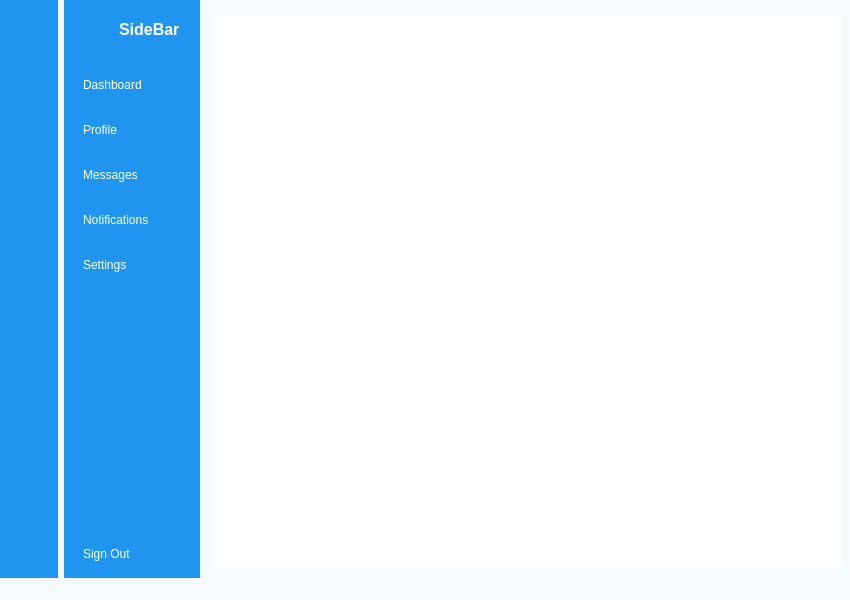
<?xml version="1.0" encoding="UTF-8"?>
<ui version="4.0">
 <class>MainWindow</class>
 <widget class="QMainWindow" name="MainWindow">
  <property name="geometry">
   <rect>
    <x>0</x>
    <y>0</y>
    <width>850</width>
    <height>600</height>
   </rect>
  </property>
  <property name="windowTitle">
   <string>MainWindow</string>
  </property>
  <property name="styleSheet">
   <string notr="true">background-color: rgb(245, 250, 254);</string>
  </property>
  <widget class="QWidget" name="centralwidget">
   <layout class="QGridLayout" name="gridLayout">
    <property name="leftMargin">
     <number>0</number>
    </property>
    <property name="topMargin">
     <number>0</number>
    </property>
    <property name="rightMargin">
     <number>0</number>
    </property>
    <property name="bottomMargin">
     <number>0</number>
    </property>
    <item row="0" column="2">
     <widget class="QWidget" name="main_menu" native="true">
      <layout class="QVBoxLayout" name="verticalLayout_5">
       <item>
        <widget class="QWidget" name="header_widget" native="true">
         <widget class="QPushButton" name="pushButton_15">
          <property name="geometry">
           <rect>
            <x>557</x>
            <y>13</y>
            <width>24</width>
            <height>20</height>
           </rect>
          </property>
          <property name="styleSheet">
           <string notr="true">border:none;</string>
          </property>
          <property name="text">
           <string/>
          </property>
          <property name="icon">
           <iconset resource="resources.qrc">
            <normaloff>:/images/image.png</normaloff>:/images/image.png</iconset>
          </property>
         </widget>
         <widget class="QPushButton" name="pushButton_14">
          <property name="geometry">
           <rect>
            <x>269</x>
            <y>13</y>
            <width>24</width>
            <height>20</height>
           </rect>
          </property>
          <property name="styleSheet">
           <string notr="true">border-radius: 10px;
background-color: rgb(234, 234, 234);</string>
          </property>
          <property name="text">
           <string/>
          </property>
          <property name="icon">
           <iconset resource="resources.qrc">
            <normaloff>:/images/search.png</normaloff>:/images/search.png</iconset>
          </property>
         </widget>
         <widget class="QPushButton" name="menu">
          <property name="geometry">
           <rect>
            <x>12</x>
            <y>13</y>
            <width>24</width>
            <height>20</height>
           </rect>
          </property>
          <property name="styleSheet">
           <string notr="true">border:none;</string>
          </property>
          <property name="text">
           <string/>
          </property>
          <property name="icon">
           <iconset resource="resources.qrc">
            <normaloff>:/images/menu.png</normaloff>:/images/menu.png</iconset>
          </property>
          <property name="checkable">
           <bool>true</bool>
          </property>
         </widget>
         <widget class="QLineEdit" name="lineEdit">
          <property name="geometry">
           <rect>
            <x>43</x>
            <y>12</y>
            <width>137</width>
            <height>22</height>
           </rect>
          </property>
         </widget>
        </widget>
       </item>
       <item>
        <widget class="QStackedWidget" name="stackedWidget">
         <property name="styleSheet">
          <string notr="true">background-color: rgb(255, 255, 255);</string>
         </property>
         <widget class="QWidget" name="dashboard_page"/>
         <widget class="QWidget" name="profile_page"/>
         <widget class="QWidget" name="messages_page"/>
         <widget class="QWidget" name="notifications_page"/>
         <widget class="QWidget" name="settings_page"/>
        </widget>
       </item>
      </layout>
     </widget>
    </item>
    <item row="0" column="0">
     <widget class="QWidget" name="icon_only_widget" native="true">
      <property name="styleSheet">
       <string notr="true">QWidget{
background-color: rgb(31, 149, 239);
}
QPushButton {
	color:white;
	height:30px;
	border:none;
}
QPushButton:checked{
	background-color:#F5FAFE;
	color:#1F95EF;
	font-weight:bold;
}</string>
      </property>
      <layout class="QVBoxLayout" name="verticalLayout_3">
       <item>
        <layout class="QHBoxLayout" name="horizontalLayout_3">
         <item>
          <widget class="QLabel" name="label">
           <property name="minimumSize">
            <size>
             <width>40</width>
             <height>40</height>
            </size>
           </property>
           <property name="maximumSize">
            <size>
             <width>40</width>
             <height>40</height>
            </size>
           </property>
           <property name="text">
            <string/>
           </property>
           <property name="pixmap">
            <pixmap resource="resources.qrc">:/images/profile_pic.png</pixmap>
           </property>
           <property name="scaledContents">
            <bool>true</bool>
           </property>
          </widget>
         </item>
        </layout>
       </item>
       <item>
        <layout class="QVBoxLayout" name="verticalLayout">
         <property name="spacing">
          <number>15</number>
         </property>
         <property name="topMargin">
          <number>15</number>
         </property>
         <item>
          <widget class="QPushButton" name="dashboard_1">
           <property name="text">
            <string/>
           </property>
           <property name="icon">
            <iconset resource="resources.qrc">
             <normaloff>:/images/dashboard_white.png</normaloff>
             <normalon>:/images/dashboard.png</normalon>:/images/dashboard_white.png</iconset>
           </property>
           <property name="checkable">
            <bool>true</bool>
           </property>
           <property name="autoExclusive">
            <bool>true</bool>
           </property>
          </widget>
         </item>
         <item>
          <widget class="QPushButton" name="profile_1">
           <property name="text">
            <string/>
           </property>
           <property name="icon">
            <iconset resource="resources.qrc">
             <normaloff>:/images/profile_white.png</normaloff>
             <normalon>:/images/profile.png</normalon>:/images/profile_white.png</iconset>
           </property>
           <property name="checkable">
            <bool>true</bool>
           </property>
           <property name="autoExclusive">
            <bool>true</bool>
           </property>
          </widget>
         </item>
         <item>
          <widget class="QPushButton" name="messages_1">
           <property name="text">
            <string/>
           </property>
           <property name="icon">
            <iconset resource="resources.qrc">
             <normaloff>:/images/messages_white.png</normaloff>
             <normalon>:/images/messages.png</normalon>:/images/messages_white.png</iconset>
           </property>
           <property name="checkable">
            <bool>true</bool>
           </property>
           <property name="autoExclusive">
            <bool>true</bool>
           </property>
          </widget>
         </item>
         <item>
          <widget class="QPushButton" name="notifications_1">
           <property name="text">
            <string/>
           </property>
           <property name="icon">
            <iconset resource="resources.qrc">
             <normaloff>:/images/notifications_white.png</normaloff>
             <normalon>:/images/notifications.png</normalon>:/images/notifications_white.png</iconset>
           </property>
           <property name="checkable">
            <bool>true</bool>
           </property>
           <property name="autoExclusive">
            <bool>true</bool>
           </property>
          </widget>
         </item>
         <item>
          <widget class="QPushButton" name="settings_1">
           <property name="text">
            <string/>
           </property>
           <property name="icon">
            <iconset>
             <normaloff>images/settings_white.png</normaloff>
             <normalon>:/images/settings.png</normalon>images/settings_white.png</iconset>
           </property>
           <property name="checkable">
            <bool>true</bool>
           </property>
           <property name="autoExclusive">
            <bool>true</bool>
           </property>
          </widget>
         </item>
        </layout>
       </item>
       <item>
        <spacer name="verticalSpacer">
         <property name="orientation">
          <enum>Qt::Vertical</enum>
         </property>
         <property name="sizeHint" stdset="0">
          <size>
           <width>20</width>
           <height>205</height>
          </size>
         </property>
        </spacer>
       </item>
       <item>
        <widget class="QPushButton" name="pushButton_6">
         <property name="text">
          <string/>
         </property>
         <property name="icon">
          <iconset resource="resources.qrc">
           <normaloff>:/images/log_out_white.png</normaloff>:/images/log_out_white.png</iconset>
         </property>
         <property name="checkable">
          <bool>true</bool>
         </property>
        </widget>
       </item>
      </layout>
     </widget>
    </item>
    <item row="0" column="1">
     <widget class="QWidget" name="icon_name_widget" native="true">
      <property name="styleSheet">
       <string notr="true">QWidget{
	background-color: rgb(31, 149, 239);
	color:white;
}

QPushButton {
	color:white;
	text-align:left;
	height:30px;
	border:none;
	padding-left:10px;
	border-top-left-radius:10px;
	border-bottom-left-radius:10px;
}

QPushButton:checked{
	background-color:#F5FAFE;
	color:#1F95EF;
	font-weight:bold;
}
</string>
      </property>
      <layout class="QVBoxLayout" name="verticalLayout_4">
       <property name="rightMargin">
        <number>0</number>
       </property>
       <item>
        <layout class="QHBoxLayout" name="horizontalLayout_2">
         <property name="rightMargin">
          <number>20</number>
         </property>
         <item>
          <widget class="QLabel" name="label_2">
           <property name="minimumSize">
            <size>
             <width>40</width>
             <height>40</height>
            </size>
           </property>
           <property name="maximumSize">
            <size>
             <width>40</width>
             <height>40</height>
            </size>
           </property>
           <property name="text">
            <string/>
           </property>
           <property name="pixmap">
            <pixmap resource="resources.qrc">:/images/profile_pic.png</pixmap>
           </property>
           <property name="scaledContents">
            <bool>true</bool>
           </property>
          </widget>
         </item>
         <item>
          <widget class="QLabel" name="label_3">
           <property name="font">
            <font>
             <pointsize>12</pointsize>
             <weight>75</weight>
             <bold>true</bold>
            </font>
           </property>
           <property name="text">
            <string>SideBar</string>
           </property>
          </widget>
         </item>
        </layout>
       </item>
       <item>
        <layout class="QVBoxLayout" name="verticalLayout_2">
         <property name="spacing">
          <number>15</number>
         </property>
         <property name="topMargin">
          <number>15</number>
         </property>
         <item>
          <widget class="QPushButton" name="dashboard_2">
           <property name="text">
            <string>Dashboard</string>
           </property>
           <property name="icon">
            <iconset resource="resources.qrc">
             <normaloff>:/images/dashboard_white.png</normaloff>
             <normalon>:/images/dashboard.png</normalon>:/images/dashboard_white.png</iconset>
           </property>
           <property name="checkable">
            <bool>true</bool>
           </property>
           <property name="autoExclusive">
            <bool>true</bool>
           </property>
          </widget>
         </item>
         <item>
          <widget class="QPushButton" name="profile_2">
           <property name="text">
            <string>Profile</string>
           </property>
           <property name="icon">
            <iconset resource="resources.qrc">
             <normaloff>:/images/profile_white.png</normaloff>
             <normalon>:/images/profile.png</normalon>:/images/profile_white.png</iconset>
           </property>
           <property name="checkable">
            <bool>true</bool>
           </property>
           <property name="autoExclusive">
            <bool>true</bool>
           </property>
          </widget>
         </item>
         <item>
          <widget class="QPushButton" name="messages_2">
           <property name="text">
            <string>Messages</string>
           </property>
           <property name="icon">
            <iconset resource="resources.qrc">
             <normaloff>:/images/messages_white.png</normaloff>
             <normalon>:/images/messages.png</normalon>:/images/messages_white.png</iconset>
           </property>
           <property name="checkable">
            <bool>true</bool>
           </property>
           <property name="autoExclusive">
            <bool>true</bool>
           </property>
          </widget>
         </item>
         <item>
          <widget class="QPushButton" name="notifications_2">
           <property name="text">
            <string>Notifications</string>
           </property>
           <property name="icon">
            <iconset resource="resources.qrc">
             <normaloff>:/images/notifications_white.png</normaloff>
             <normalon>:/images/notifications.png</normalon>:/images/notifications_white.png</iconset>
           </property>
           <property name="checkable">
            <bool>true</bool>
           </property>
           <property name="autoExclusive">
            <bool>true</bool>
           </property>
          </widget>
         </item>
         <item>
          <widget class="QPushButton" name="settings_2">
           <property name="text">
            <string>Settings</string>
           </property>
           <property name="icon">
            <iconset resource="resources.qrc">
             <normaloff>:/images/settings_white.png</normaloff>
             <normalon>:/images/settings.png</normalon>:/images/settings_white.png</iconset>
           </property>
           <property name="checkable">
            <bool>true</bool>
           </property>
           <property name="autoExclusive">
            <bool>true</bool>
           </property>
          </widget>
         </item>
        </layout>
       </item>
       <item>
        <spacer name="verticalSpacer_2">
         <property name="orientation">
          <enum>Qt::Vertical</enum>
         </property>
         <property name="sizeHint" stdset="0">
          <size>
           <width>20</width>
           <height>205</height>
          </size>
         </property>
        </spacer>
       </item>
       <item>
        <widget class="QPushButton" name="pushButton_10">
         <property name="text">
          <string>Sign Out</string>
         </property>
         <property name="icon">
          <iconset resource="resources.qrc">
           <normaloff>:/images/log_out_white.png</normaloff>:/images/log_out_white.png</iconset>
         </property>
         <property name="checkable">
          <bool>true</bool>
         </property>
         <property name="autoExclusive">
          <bool>false</bool>
         </property>
        </widget>
       </item>
      </layout>
     </widget>
    </item>
   </layout>
  </widget>
  <widget class="QMenuBar" name="menubar">
   <property name="geometry">
    <rect>
     <x>0</x>
     <y>0</y>
     <width>850</width>
     <height>26</height>
    </rect>
   </property>
  </widget>
  <widget class="QStatusBar" name="statusbar"/>
 </widget>
 <resources>
  <include location="resources.qrc"/>
 </resources>
 <connections>
  <connection>
   <sender>menu</sender>
   <signal>toggled(bool)</signal>
   <receiver>icon_only_widget</receiver>
   <slot>setHidden(bool)</slot>
   <hints>
    <hint type="sourcelabel">
     <x>279</x>
     <y>64</y>
    </hint>
    <hint type="destinationlabel">
     <x>34</x>
     <y>381</y>
    </hint>
   </hints>
  </connection>
  <connection>
   <sender>menu</sender>
   <signal>toggled(bool)</signal>
   <receiver>icon_name_widget</receiver>
   <slot>setVisible(bool)</slot>
   <hints>
    <hint type="sourcelabel">
     <x>264</x>
     <y>68</y>
    </hint>
    <hint type="destinationlabel">
     <x>225</x>
     <y>456</y>
    </hint>
   </hints>
  </connection>
  <connection>
   <sender>settings_1</sender>
   <signal>toggled(bool)</signal>
   <receiver>settings_2</receiver>
   <slot>setChecked(bool)</slot>
   <hints>
    <hint type="sourcelabel">
     <x>44</x>
     <y>294</y>
    </hint>
    <hint type="destinationlabel">
     <x>107</x>
     <y>296</y>
    </hint>
   </hints>
  </connection>
  <connection>
   <sender>notifications_1</sender>
   <signal>toggled(bool)</signal>
   <receiver>notifications_2</receiver>
   <slot>setChecked(bool)</slot>
   <hints>
    <hint type="sourcelabel">
     <x>41</x>
     <y>252</y>
    </hint>
    <hint type="destinationlabel">
     <x>108</x>
     <y>249</y>
    </hint>
   </hints>
  </connection>
  <connection>
   <sender>messages_1</sender>
   <signal>toggled(bool)</signal>
   <receiver>messages_2</receiver>
   <slot>setChecked(bool)</slot>
   <hints>
    <hint type="sourcelabel">
     <x>45</x>
     <y>195</y>
    </hint>
    <hint type="destinationlabel">
     <x>123</x>
     <y>208</y>
    </hint>
   </hints>
  </connection>
  <connection>
   <sender>profile_1</sender>
   <signal>toggled(bool)</signal>
   <receiver>profile_2</receiver>
   <slot>setChecked(bool)</slot>
   <hints>
    <hint type="sourcelabel">
     <x>29</x>
     <y>157</y>
    </hint>
    <hint type="destinationlabel">
     <x>111</x>
     <y>162</y>
    </hint>
   </hints>
  </connection>
  <connection>
   <sender>dashboard_1</sender>
   <signal>toggled(bool)</signal>
   <receiver>dashboard_2</receiver>
   <slot>setChecked(bool)</slot>
   <hints>
    <hint type="sourcelabel">
     <x>46</x>
     <y>112</y>
    </hint>
    <hint type="destinationlabel">
     <x>118</x>
     <y>114</y>
    </hint>
   </hints>
  </connection>
  <connection>
   <sender>dashboard_2</sender>
   <signal>toggled(bool)</signal>
   <receiver>dashboard_1</receiver>
   <slot>setChecked(bool)</slot>
   <hints>
    <hint type="sourcelabel">
     <x>84</x>
     <y>108</y>
    </hint>
    <hint type="destinationlabel">
     <x>36</x>
     <y>111</y>
    </hint>
   </hints>
  </connection>
  <connection>
   <sender>profile_2</sender>
   <signal>toggled(bool)</signal>
   <receiver>profile_1</receiver>
   <slot>setChecked(bool)</slot>
   <hints>
    <hint type="sourcelabel">
     <x>84</x>
     <y>153</y>
    </hint>
    <hint type="destinationlabel">
     <x>36</x>
     <y>154</y>
    </hint>
   </hints>
  </connection>
  <connection>
   <sender>messages_2</sender>
   <signal>toggled(bool)</signal>
   <receiver>messages_1</receiver>
   <slot>setChecked(bool)</slot>
   <hints>
    <hint type="sourcelabel">
     <x>84</x>
     <y>199</y>
    </hint>
    <hint type="destinationlabel">
     <x>32</x>
     <y>198</y>
    </hint>
   </hints>
  </connection>
  <connection>
   <sender>notifications_2</sender>
   <signal>toggled(bool)</signal>
   <receiver>notifications_1</receiver>
   <slot>setChecked(bool)</slot>
   <hints>
    <hint type="sourcelabel">
     <x>87</x>
     <y>244</y>
    </hint>
    <hint type="destinationlabel">
     <x>23</x>
     <y>245</y>
    </hint>
   </hints>
  </connection>
  <connection>
   <sender>settings_2</sender>
   <signal>toggled(bool)</signal>
   <receiver>settings_1</receiver>
   <slot>setChecked(bool)</slot>
   <hints>
    <hint type="sourcelabel">
     <x>89</x>
     <y>283</y>
    </hint>
    <hint type="destinationlabel">
     <x>23</x>
     <y>288</y>
    </hint>
   </hints>
  </connection>
  <connection>
   <sender>pushButton_6</sender>
   <signal>toggled(bool)</signal>
   <receiver>MainWindow</receiver>
   <slot>close()</slot>
   <hints>
    <hint type="sourcelabel">
     <x>34</x>
     <y>558</y>
    </hint>
    <hint type="destinationlabel">
     <x>35</x>
     <y>649</y>
    </hint>
   </hints>
  </connection>
  <connection>
   <sender>pushButton_10</sender>
   <signal>toggled(bool)</signal>
   <receiver>MainWindow</receiver>
   <slot>close()</slot>
   <hints>
    <hint type="sourcelabel">
     <x>126</x>
     <y>559</y>
    </hint>
    <hint type="destinationlabel">
     <x>132</x>
     <y>638</y>
    </hint>
   </hints>
  </connection>
 </connections>
</ui>
